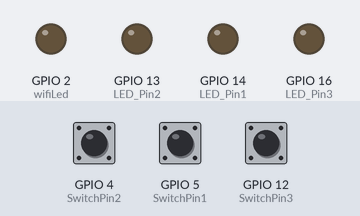
The sketch below on a simulated ESP8266 (NodeMCU). On the bench: output pins drawn as LEDs (lit = HIGH). The inputs (shaded band) are chosen by the test bench; at power-on: GPIO 4 (SwitchPin2) HIGH, GPIO 5 (SwitchPin1) HIGH, GPIO 12 (SwitchPin3) HIGH. WiFi joins after 1.5 s; servers stay silent unless stated; what the sketch prints to the serial monitor is not drawn.

Above: at 2.7 s.
2.8 s: GPIO 4 (SwitchPin2) pulled LOW for 0.15 s
At 2.92 s:
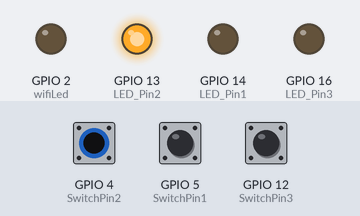
4.5 s: GPIO 5 (SwitchPin1) pulled LOW for 0.15 s
At 4.62 s:
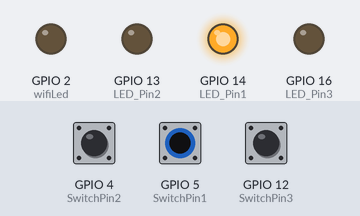
6.2 s: GPIO 12 (SwitchPin3) pulled LOW for 0.15 s
At 6.32 s:
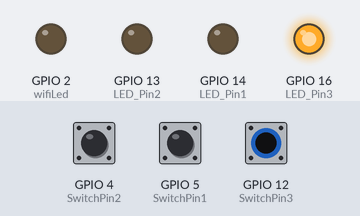
7.9 s: GPIO 12 (SwitchPin3) pulled LOW for 3.2 s
At 11.4 s:
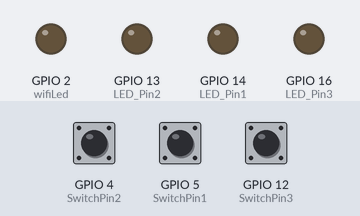
12.6 s: GPIO 4 (SwitchPin2) pulled LOW for 3.2 s
At 13.7 s:
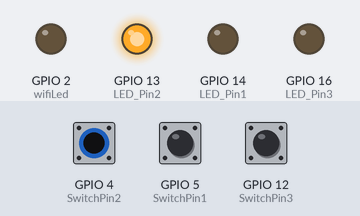
17.3 s: GPIO 4 (SwitchPin2) driven LOW and GPIO 5 (SwitchPin1) driven LOW
At 18.5 s:
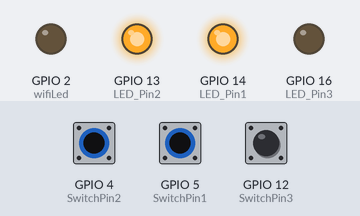
Timing chart, 0 to 19.8 s (numbered marks = the images above; inputs shaded):
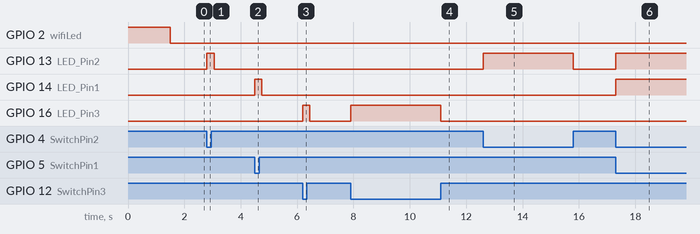

The sketch:

Alexa_ESP8266_Home_Auto.ino
```cpp
#include <Arduino.h>
#include <ESP8266WiFi.h>
#include "SinricPro.h"
#include "SinricProSwitch.h"
#include <map>

// Enter your WiFi Credentials here

#define WIFI_SSID         "Enter your WiFi SSID here"
#define WIFI_PASS         "Enter your WiFi Password here"

//Enter your Sinric Pro Credentials here

#define APP_KEY           "Enter your Sinric Pro APP_KEY  here"
#define APP_SECRET        "Enter your APP_SECRET_CODE  here"

//Enter your device_IDs here

#define device_ID_1   "Enter your device_ID1_1 here"
#define device_ID_2   "Enter your device_ID1_2 here"
#define device_ID_3   "Enter your device_ID1_3 here"

//Assign DIO Pins to cathodes of LEDs

#define LED_Pin1 14   //D5
#define LED_Pin2 13   //D7
#define LED_Pin3 16   //D0

//Assign DIO Pins to DIP Switches

#define SwitchPin1 5   //D1
#define SwitchPin2 4   //D2
#define SwitchPin3 12  //D6

//Assign Built-in LED as WiFi indicator

#define wifiLed LED_BUILTIN   //D4

#define BAUD_RATE 9600     //select the std.baud rate
#define DEBOUNCE_TIME 250  //Debouncing time of 250ms for DIP switches

typedef struct {      // struct for the std::map below
  int ledPIN;//LED
  int flipSwitchPIN;
} deviceConfig_t;


std::map<String, deviceConfig_t> devices = {
  //{deviceId,    {LED_PIN,  flipSwitchPIN}}//LED
    {device_ID_1, {  LED_Pin1, SwitchPin1 }},
    {device_ID_2, {  LED_Pin2, SwitchPin2 }},
    {device_ID_3, {  LED_Pin3, SwitchPin3 }}
};

typedef struct {      // struct for the std::map below
  String deviceId;
  bool lastFlipSwitchState;
  unsigned long lastFlipSwitchChange;
} flipSwitchConfig_t;

std::map<int, flipSwitchConfig_t> flipSwitches;    // this map is used to map flipSwitch PINs to deviceId and handling debounce and last flipSwitch state checks
                                                  // it will be setup in "setupFlipSwitches" function, using informations from devices map

void setupLEDs(){
  for (auto &device : devices){                //for each device (led,flipswitch combination)
    int ledPIN = device.second.ledPIN;         //get the led pin
    pinMode(ledPIN, OUTPUT);                   //set led pin output
    digitalWrite(ledPIN, LOW);                 //changed from HIGH to LOW
    }
  }

 void setupFlipSwitches(){
   for (auto &device : devices) {    //for each device(LED,flipSwitch combination)
    flipSwitchConfig_t flipSwitchConfig;              // create a new flipSwitch configuration

    flipSwitchConfig.deviceId = device.first;         // set the deviceId
    flipSwitchConfig.lastFlipSwitchChange = 0;        // set debounce time
    flipSwitchConfig.lastFlipSwitchState = true;     // set lastFlipSwitchState to false (LOW)--

    int flipSwitchPIN = device.second.flipSwitchPIN;  // get the flipSwitchPIN

    flipSwitches[flipSwitchPIN] = flipSwitchConfig;   // save the flipSwitch config to flipSwitches map
    pinMode(flipSwitchPIN, INPUT_PULLUP);                   // set the flipSwitch pin to INPUT
      }

   }

bool onPowerState(String deviceId, bool &state)
{
  Serial.printf("%s: %s\r\n", deviceId.c_str(), state ? "on" : "off");
  int ledPIN = devices[deviceId].ledPIN; // get the relay pin for corresponding device
  digitalWrite(ledPIN, !state);             // set the new relay state
  return true;
}

void handleFlipSwitches() {
  unsigned long actualMillis = millis();                                          // get actual millis
  for (auto &flipSwitch : flipSwitches) {                                         // for each flipSwitch in flipSwitches map
    unsigned long lastFlipSwitchChange = flipSwitch.second.lastFlipSwitchChange;  // get the timestamp when flipSwitch was pressed last time (used to debounce / limit events)

    if (actualMillis - lastFlipSwitchChange > DEBOUNCE_TIME) {                    // if time is > debounce time...

      int flipSwitchPIN = flipSwitch.first;                                       // get the flipSwitch pin from configuration
      bool lastFlipSwitchState = flipSwitch.second.lastFlipSwitchState;           // get the lastFlipSwitchState
      bool flipSwitchState = digitalRead(flipSwitchPIN);                          // read the current flipSwitch state
      if (flipSwitchState != lastFlipSwitchState) {                               // if the flipSwitchState has changed...
#ifdef TACTILE_BUTTON
        if (flipSwitchState) {                                                    // if the tactile button is pressed
#endif
          flipSwitch.second.lastFlipSwitchChange = actualMillis;                  // update lastFlipSwitchChange time
          String deviceId = flipSwitch.second.deviceId;                           // get the deviceId from config
          int ledPIN = devices[deviceId].ledPIN;                              // get the relayPIN from config
          bool newLedState = !digitalRead(ledPIN);                            // set the new relay State
          digitalWrite(ledPIN, newLedState);                                  // set the trelay to the new state

          SinricProSwitch &mySwitch = SinricPro[deviceId];                        // get Switch device from SinricPro
          mySwitch.sendPowerStateEvent(!newLedState);                            // send the event
#ifdef TACTILE_BUTTON
        }
#endif
        flipSwitch.second.lastFlipSwitchState = flipSwitchState;                  // update lastFlipSwitchState
      }
    }
  }
}

void setupWiFi()
{
  Serial.printf("\r\n[Wifi]: Connecting");
  WiFi.begin(WIFI_SSID, WIFI_PASS);

  while (WiFi.status() != WL_CONNECTED)
  {
    Serial.printf(".");
    delay(250);
  }
  digitalWrite(wifiLed, LOW);
  Serial.printf("connected!\r\n[WiFi]: IP-Address is %s\r\n", WiFi.localIP().toString().c_str());
}

void setupSinricPro()
{
  for (auto &device : devices)
  {
    const char *deviceId = device.first.c_str();
    SinricProSwitch &mySwitch = SinricPro[deviceId];
    mySwitch.onPowerState(onPowerState);
  }

  SinricPro.begin(APP_KEY, APP_SECRET);
  SinricPro.restoreDeviceStates(true);
}

void setup()
{
  Serial.begin(BAUD_RATE);

  pinMode(wifiLed, OUTPUT);
  digitalWrite(wifiLed, HIGH);

  setupLEDs();
  setupFlipSwitches();
  setupWiFi();
  setupSinricPro();
}

void loop()
{
  SinricPro.handle();
  handleFlipSwitches();
}
```

Measured:
- after the input at 2.8 s, GPIO 13 (LED_Pin2): LOW → HIGH at once, → LOW 0.25 s later
- after the input at 4.5 s, GPIO 14 (LED_Pin1): LOW → HIGH at once, → LOW 0.25 s later
- after the input at 6.2 s, GPIO 16 (LED_Pin3): LOW → HIGH at once, → LOW 0.25 s later
- after the input at 7.9 s, GPIO 16 (LED_Pin3): LOW → HIGH at once, → LOW 3.2 s later
- after the input at 12.6 s, GPIO 13 (LED_Pin2): LOW → HIGH at once, → LOW 3.2 s later
- after the input at 17.3 s, GPIO 13 (LED_Pin2), GPIO 14 (LED_Pin1): LOW → HIGH at once
